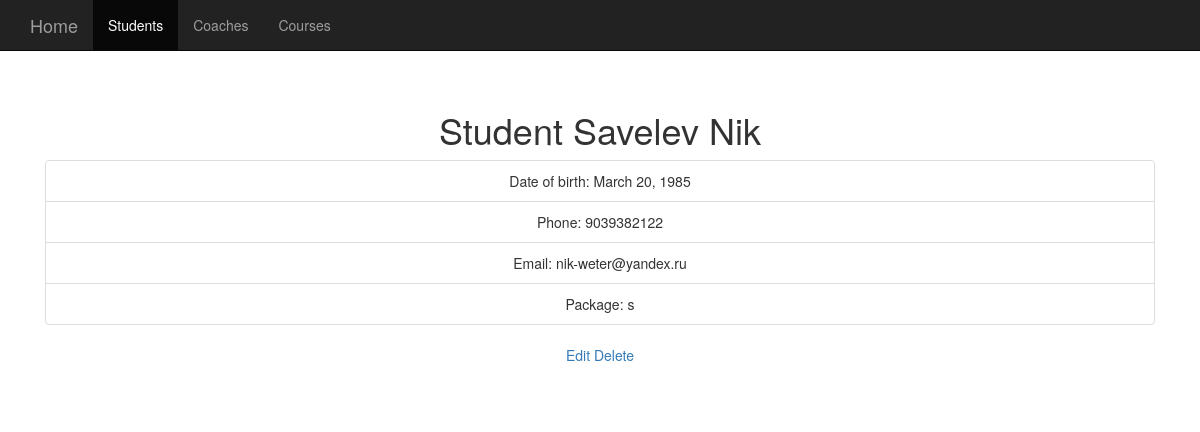
The app's page /students/1/ with its own data.
### students/models.py (models this page shows, shortened)
class Student(models.Model):
    PACKAGE_CHOICES = (
        ('s', 'Standard'),
        ('g', 'Gold'),
        ('p', 'Platinum')
    )
    name = models.CharField(max_length=255)
    surname = models.CharField(max_length=255)
    date_of_birth = models.DateField()
    email = models.EmailField()
    phone = models.CharField(max_length=30, blank=True)
    courses = models.ManyToManyField(Course, blank=True)
    package = models.CharField(max_length=30, choices=PACKAGE_CHOICES, default='s')

### students/views.py (the view)
# urls.py: path('<int:student_id>/', views.student_view, name='detail'),
def student_view(request, student_id):
    student = Student.objects.get(id=student_id)
    return render(request, 'students/single.html', {'student': student})

### templates/students/single.html
{% extends "students/base.html" %}
{% block content %}
      <div class="starter-template">
        <h1>Student {{ student.surname }} {{ student.name }}</h1>
        <ul class="list-group">
            <li class="list-group-item">Date of birth: {{ student.date_of_birth }}</li>
            <li class="list-group-item">Phone: {{ student.phone }}</li>
            <li class="list-group-item">Email: {{ student.email }}</li>
            <li class="list-group-item">Package: {{ student.package }}</li>
        </ul>
      <a href="{% url 'students:student_edit' student.id %}">Edit</a>
      <a href="{% url 'students:student_delete' student.id %}">Delete</a>
      </div>
{% endblock content %}

### static/examples/starter-template.css (style rules this page uses)
body { padding-top: 50px; }
.starter-template { padding: 40px 15px; text-align: center; }

### records on screen
Student: surname "Savelev", name "Nik", date_of_birth "March 20, 1985", phone "9039382122", email "nik-weter@yandex.ru", package "s"
